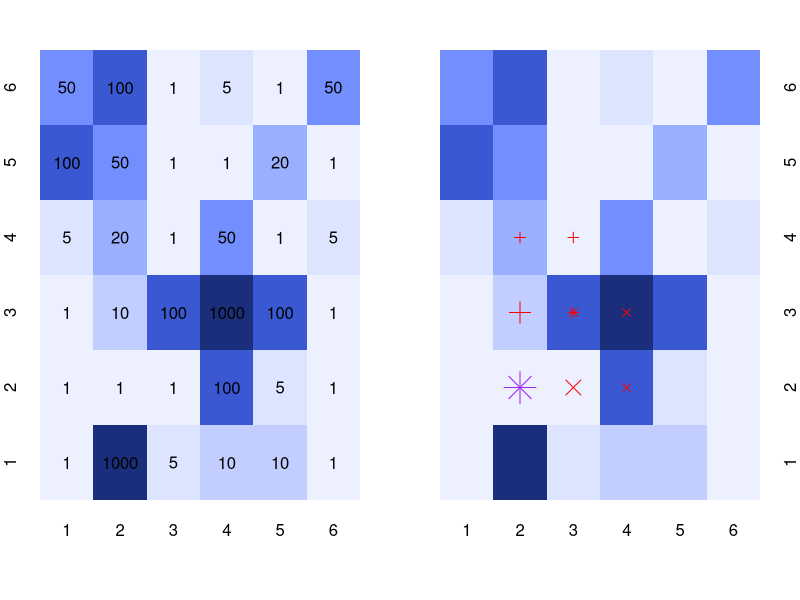
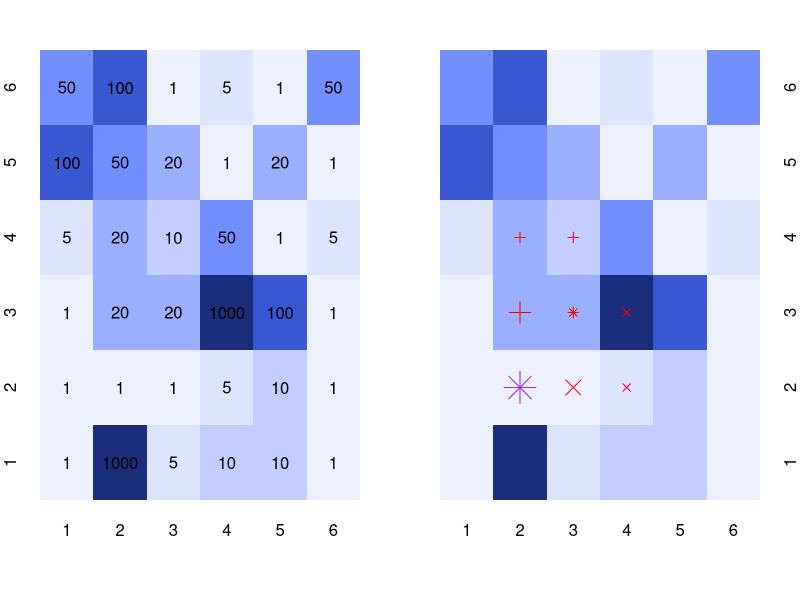
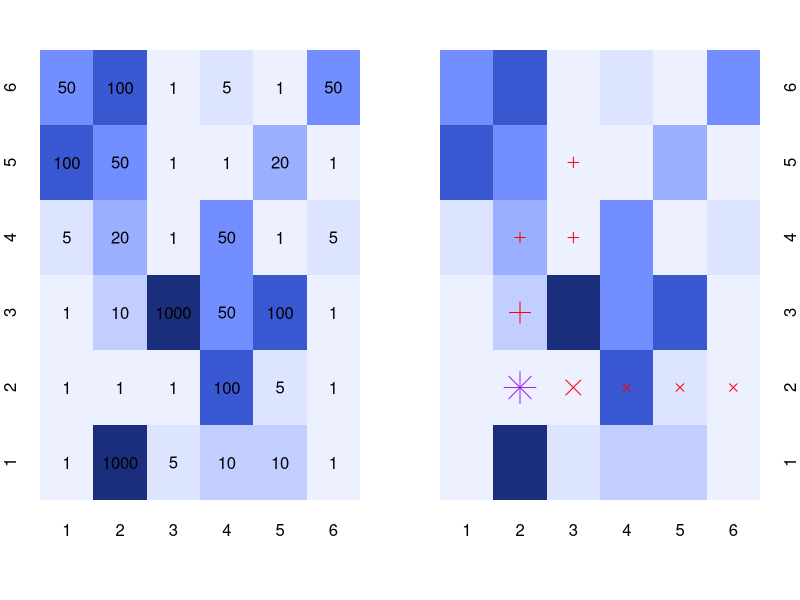
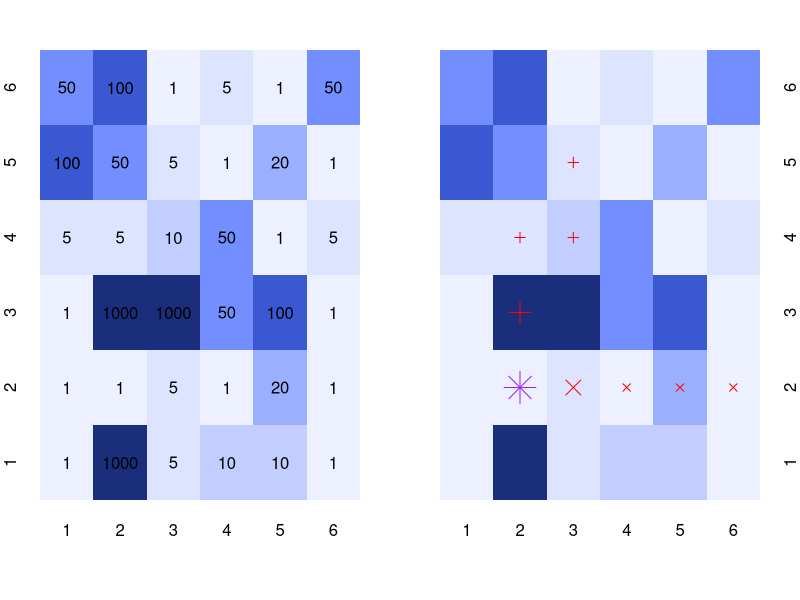

The R script that drew these images, in order: (Note: this script raises an error after producing the figures.)
## ---- chunk 1

knitr::opts_chunk$set(echo = TRUE)

## ---- chunk 2

FRAN <- function(choices){
  rand <- sample(1:nrow(choices), size = 1)
  choices <- choices[rand, ]
  return(choices)}

## ---- chunk 3

choices.1 <- data.frame(cbind(c(41, 40), c(40, 41), c(5, 5)))
names(choices.1) <- c("x", "y", "r")

## ---- chunk 4

choices.1

## ---- chunk 5

choices.1a <- data.frame(cbind(c(42, 41), c(40, 41), c(5, 1000)))
names(choices.1a) <- c("x", "y", "r")
choices.1b <- data.frame(cbind(c(41, 40), c(41, 42), c(1000, 1000)))
names(choices.1b) <- c("x", "y", "r")

## ---- chunk 6

choices.1a
choices.1b

## ---- chunk 7

FLAR <- function(choices){
  choices <- subset(choices, r == min(r), select = c(x, y, r))
  return(choices)}

## ---- chunk 8

choices.2 <- data.frame(cbind(c(41, 40), c(40, 41), c(1, 5)))
names(choices.2) <- c("x", "y", "r")

## ---- chunk 9

choices.2

## ---- chunk 10

choices.2a <- data.frame(cbind(c(42, 41), c(40, 41), c(5, 100)))
names(choices.2a) <- c("x", "y", "r")
choices.2b <- data.frame(cbind(c(41, 40), c(41, 42), c(100, 1000)))
names(choices.2b) <- c("x", "y", "r")

## ---- chunk 11

choices.2a
choices.2b

## ---- chunk 12

FLAR(choices.2)
FLAR(choices.2a)

## ---- chunk 13

choices.3 <- data.frame(cbind(c(41, 40), c(40, 41), c(1, 5)))
names(choices.3) <- c("x", "y", "r")
choices.3a <- data.frame(cbind(c(42, 41), c(40, 41), c(100, 100)))
names(choices.3a) <- c("x", "y", "r")
choices.3b <- data.frame(cbind(c(41, 40), c(41, 42), c(100, 1)))
names(choices.3b) <- c("x", "y", "r")

## ---- chunk 14

choices.3
choices.3a
choices.3b

## ---- chunk 15

FLAR(choices.3)
FLAR(choices.3a)

## ---- chunk 16

FNSR <- function(choices){
  choices <- subset(choices, nn == min(nn), select = c(x, y, r, nn))
  return(choices)}

## ---- chunk 17

field <- matrix(c(1, 1000, 5, 10, 10, 1, 
                  1, 1, 1, 100, 5, 1, 
                  1, 10, 100, 1000, 100, 1, 
                  5, 20, 1, 50, 1, 5,
                  100, 50, 1, 1, 20, 1,
                  50, 100, 1, 5, 1, 50),
                nrow = 6, byrow = TRUE)
colnames(field) <- 1:6
rownames(field) <- 1:6
par(mfrow = c(1, 2), mar = c(5, 2, 2.5, 2))
image(1:ncol(field), 1:nrow(field), t(field), breaks = c(0, 1, 5, 10, 20, 50, 100, 1000), 
      axes = FALSE, ann = FALSE, col =  c(rgb(r = 236, g = 240, b = 255, maxColorValue = 255),
                                          rgb(r = 220, g = 228, b = 255, maxColorValue = 255),
                                          rgb(r = 193, g = 206, b = 255, maxColorValue = 255),
                                          rgb(r = 155, g = 175, b = 255, maxColorValue = 255),
                                          rgb(r = 115, g = 143, b = 255, maxColorValue = 255),
                                          rgb(r = 58, g = 88, b = 209, maxColorValue = 255),
                                          rgb(r = 27, g = 46, b = 124, maxColorValue = 255)))
axis(side = 1, 1:ncol(field), colnames(field), tick = FALSE)
axis(side = 2, 1:nrow(field), rownames(field), tick = FALSE)
for(x in 1:ncol(field))
  for(y in 1:nrow(field))
    text(x, y, field[y, x])
image(1:ncol(field), 1:nrow(field), t(field), breaks = c(0, 1, 5, 10, 20, 50, 100, 1000), 
      axes = FALSE, ann = FALSE, col =  c(rgb(r = 236, g = 240, b = 255, maxColorValue = 255),
                                          rgb(r = 220, g = 228, b = 255, maxColorValue = 255),
                                          rgb(r = 193, g = 206, b = 255, maxColorValue = 255),
                                          rgb(r = 155, g = 175, b = 255, maxColorValue = 255),
                                          rgb(r = 115, g = 143, b = 255, maxColorValue = 255),
                                          rgb(r = 58, g = 88, b = 209, maxColorValue = 255),
                                          rgb(r = 27, g = 46, b = 124, maxColorValue = 255)))
axis(side = 1, 1:ncol(field), colnames(field), tick = FALSE)
axis(side = 4, 1:nrow(field), rownames(field), tick = FALSE)
points(x = 2, y = 2, col = "purple", pch = 8, cex = 3)
points(x = 2, y = 3, col = "red", pch = 3, cex = 2)
points(x = 3, y = 2, col = "red", pch = 4, cex = 2)
points(x = c(2, 3, 3), y = c(4, 4, 3), col = "red", pch = 3, cex = 1)
points(x = c(3, 4, 4), y = c(3, 3, 2), col = "red", pch = 4, cex = 1)

## ---- chunk 18

choices.4 <- data.frame(cbind(c(2, 3), c(3, 2), c(10, 1), c(121, 1200)))
names(choices.4) <- c("x", "y", "r", "nn")

## ---- chunk 19

choices.4

## ---- chunk 20
FNSR(choices.4)
## ---- chunk 21

field <- matrix(c(1, 1000, 5, 10, 10, 1, 
                  1, 1, 1, 5, 10, 1, 
                  1, 20, 20, 1000, 100, 1, 
                  5, 20, 10, 50, 1, 5,
                  100, 50, 20, 1, 20, 1,
                  50, 100, 1, 5, 1, 50),
                nrow = 6, byrow = TRUE)
colnames(field) <- 1:6
rownames(field) <- 1:6
par(mfrow = c(1, 2), mar = c(5, 2, 2.5, 2))
image(1:ncol(field), 1:nrow(field), t(field), breaks = c(0, 1, 5, 10, 20, 50, 100, 1000), 
      axes = FALSE, ann = FALSE, col =  c(rgb(r = 236, g = 240, b = 255, maxColorValue = 255),
                                          rgb(r = 220, g = 228, b = 255, maxColorValue = 255),
                                          rgb(r = 193, g = 206, b = 255, maxColorValue = 255),
                                          rgb(r = 155, g = 175, b = 255, maxColorValue = 255),
                                          rgb(r = 115, g = 143, b = 255, maxColorValue = 255),
                                          rgb(r = 58, g = 88, b = 209, maxColorValue = 255),
                                          rgb(r = 27, g = 46, b = 124, maxColorValue = 255)))
axis(side = 1, 1:ncol(field), colnames(field), tick = FALSE)
axis(side = 2, 1:nrow(field), rownames(field), tick = FALSE)
for(x in 1:ncol(field))
  for(y in 1:nrow(field))
    text(x, y, field[y, x])
image(1:ncol(field), 1:nrow(field), t(field), breaks = c(0, 1, 5, 10, 20, 50, 100, 1000), 
      axes = FALSE, ann = FALSE, col =  c(rgb(r = 236, g = 240, b = 255, maxColorValue = 255),
                                          rgb(r = 220, g = 228, b = 255, maxColorValue = 255),
                                          rgb(r = 193, g = 206, b = 255, maxColorValue = 255),
                                          rgb(r = 155, g = 175, b = 255, maxColorValue = 255),
                                          rgb(r = 115, g = 143, b = 255, maxColorValue = 255),
                                          rgb(r = 58, g = 88, b = 209, maxColorValue = 255),
                                          rgb(r = 27, g = 46, b = 124, maxColorValue = 255)))
axis(side = 1, 1:ncol(field), colnames(field), tick = FALSE)
axis(side = 4, 1:nrow(field), rownames(field), tick = FALSE)
points(x = 2, y = 2, col = "purple", pch = 8, cex = 3)
points(x = 2, y = 3, col = "red", pch = 3, cex = 2)
points(x = 3, y = 2, col = "red", pch = 4, cex = 2)
points(x = c(2, 3, 3), y = c(4, 4, 3), col = "red", pch = 3, cex = 1)
points(x = c(3, 4, 4), y = c(3, 3, 2), col = "red", pch = 4, cex = 1)

## ---- chunk 22

choices.4 <- data.frame(cbind(c(2, 3), c(3, 2), c(20, 1), c(50, 1025)))
names(choices.4) <- c("x", "y", "r", "nn")

## ---- chunk 23

choices.4

## ---- chunk 24

FNSR(choices.4)

## ---- chunk 25

FTCS <- function(choices){
  choices <- subset(choices, ahead == min(ahead), select = c(x, y, r, ahead, total))
  return(choices)}

FFCS <- function(choices){
  choices <- subset(choices, total == min(total), select = c(x, y, r, ahead, total))
  return(choices)}

## ---- chunk 26

choices.5 <- data.frame(cbind(c(2, 3), c(3, 2), c(10, 1), c(22, 106), c(32, 107)))
names(choices.5) <- c("x", "y", "r", "ahead", "total")

## ---- chunk 27

choices.5

## ---- chunk 28

field <- matrix(c(1, 1000, 5, 10, 10, 1, 
                  1, 1, 1, 100, 5, 1, 
                  1, 10, 1000, 50, 100, 1, 
                  5, 20, 1, 50, 1, 5,
                  100, 50, 1, 1, 20, 1,
                  50, 100, 1, 5, 1, 50),
                nrow = 6, byrow = TRUE)
colnames(field) <- 1:6
rownames(field) <- 1:6
par(mfrow = c(1, 2), mar = c(5, 2, 2.5, 2))
image(1:ncol(field), 1:nrow(field), t(field), breaks = c(0, 1, 5, 10, 20, 50, 100, 1000), 
      axes = FALSE, ann = FALSE, col =  c(rgb(r = 236, g = 240, b = 255, maxColorValue = 255),
                                          rgb(r = 220, g = 228, b = 255, maxColorValue = 255),
                                          rgb(r = 193, g = 206, b = 255, maxColorValue = 255),
                                          rgb(r = 155, g = 175, b = 255, maxColorValue = 255),
                                          rgb(r = 115, g = 143, b = 255, maxColorValue = 255),
                                          rgb(r = 58, g = 88, b = 209, maxColorValue = 255),
                                          rgb(r = 27, g = 46, b = 124, maxColorValue = 255)))
axis(side = 1, 1:ncol(field), colnames(field), tick = FALSE)
axis(side = 2, 1:nrow(field), rownames(field), tick = FALSE)
for(x in 1:ncol(field))
  for(y in 1:nrow(field))
    text(x, y, field[y, x])
image(1:ncol(field), 1:nrow(field), t(field), breaks = c(0, 1, 5, 10, 20, 50, 100, 1000), 
      axes = FALSE, ann = FALSE, col =  c(rgb(r = 236, g = 240, b = 255, maxColorValue = 255),
                                          rgb(r = 220, g = 228, b = 255, maxColorValue = 255),
                                          rgb(r = 193, g = 206, b = 255, maxColorValue = 255),
                                          rgb(r = 155, g = 175, b = 255, maxColorValue = 255),
                                          rgb(r = 115, g = 143, b = 255, maxColorValue = 255),
                                          rgb(r = 58, g = 88, b = 209, maxColorValue = 255),
                                          rgb(r = 27, g = 46, b = 124, maxColorValue = 255)))
axis(side = 1, 1:ncol(field), colnames(field), tick = FALSE)
axis(side = 4, 1:nrow(field), rownames(field), tick = FALSE)
points(x = 2, y = 2, col = "purple", pch = 8, cex = 3)
points(x = 2, y = 3, col = "red", pch = 3, cex = 2)
points(x = 3, y = 2, col = "red", pch = 4, cex = 2)
points(x = c(2, 3, 3), y = c(4, 4, 5), col = "red", pch = 3, cex = 1)
points(x = c(4, 5, 6), y = c(2, 2, 2), col = "red", pch = 4, cex = 1)

## ---- chunk 29

FTCS(choices.5)
FFCS(choices.5)

## ---- chunk 30

field <- matrix(c(1, 1000, 5, 10, 10, 1, 
                  1, 1, 5, 1, 20, 1, 
                  1, 1000, 1000, 50, 100, 1, 
                  5, 5, 10, 50, 1, 5,
                  100, 50, 5, 1, 20, 1,
                  50, 100, 1, 5, 1, 50),
                nrow = 6, byrow = TRUE)
colnames(field) <- 1:6
rownames(field) <- 1:6
par(mfrow = c(1, 2), mar = c(5, 2, 2.5, 2))
image(1:ncol(field), 1:nrow(field), t(field), breaks = c(0, 1, 5, 10, 20, 50, 100, 1000), 
      axes = FALSE, ann = FALSE, col =  c(rgb(r = 236, g = 240, b = 255, maxColorValue = 255),
                                          rgb(r = 220, g = 228, b = 255, maxColorValue = 255),
                                          rgb(r = 193, g = 206, b = 255, maxColorValue = 255),
                                          rgb(r = 155, g = 175, b = 255, maxColorValue = 255),
                                          rgb(r = 115, g = 143, b = 255, maxColorValue = 255),
                                          rgb(r = 58, g = 88, b = 209, maxColorValue = 255),
                                          rgb(r = 27, g = 46, b = 124, maxColorValue = 255)))
axis(side = 1, 1:ncol(field), colnames(field), tick = FALSE)
axis(side = 2, 1:nrow(field), rownames(field), tick = FALSE)
for(x in 1:ncol(field))
  for(y in 1:nrow(field))
    text(x, y, field[y, x])
image(1:ncol(field), 1:nrow(field), t(field), breaks = c(0, 1, 5, 10, 20, 50, 100, 1000), 
      axes = FALSE, ann = FALSE, col =  c(rgb(r = 236, g = 240, b = 255, maxColorValue = 255),
                                          rgb(r = 220, g = 228, b = 255, maxColorValue = 255),
                                          rgb(r = 193, g = 206, b = 255, maxColorValue = 255),
                                          rgb(r = 155, g = 175, b = 255, maxColorValue = 255),
                                          rgb(r = 115, g = 143, b = 255, maxColorValue = 255),
                                          rgb(r = 58, g = 88, b = 209, maxColorValue = 255),
                                          rgb(r = 27, g = 46, b = 124, maxColorValue = 255)))
axis(side = 1, 1:ncol(field), colnames(field), tick = FALSE)
axis(side = 4, 1:nrow(field), rownames(field), tick = FALSE)
points(x = 2, y = 2, col = "purple", pch = 8, cex = 3)
points(x = 2, y = 3, col = "red", pch = 3, cex = 2)
points(x = 3, y = 2, col = "red", pch = 4, cex = 2)
points(x = c(2, 3, 3), y = c(4, 4, 5), col = "red", pch = 3, cex = 1)
points(x = c(4, 5, 6), y = c(2, 2, 2), col = "red", pch = 4, cex = 1)

## ---- chunk 31

choices.6 <- data.frame(cbind(c(2, 3), c(3, 2), c(5, 1000), c(22, 20), c(27, 1020)))
names(choices.6) <- c("x", "y", "r", "ahead", "total")

## ---- chunk 32

choices.6

## ---- chunk 33

FTCS(choices.6)
FFCS(choices.6)

## ---- chunk 34

knitr::include_graphics("Figures/PathPlots.jpeg")

## ---- chunk 35

knitr::include_graphics("Figures/AlgorithmPerformance.jpeg")

